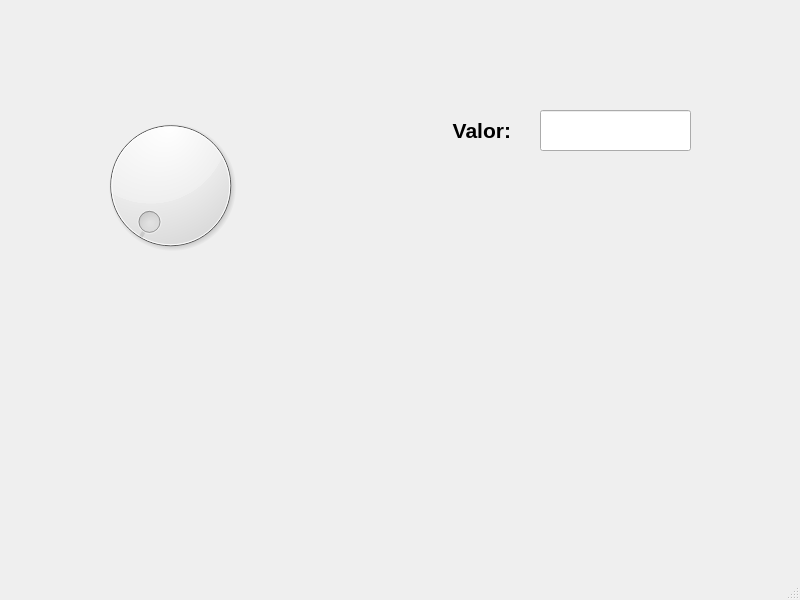
<?xml version="1.0" encoding="UTF-8"?>
<ui version="4.0">
 <class>MainWindow</class>
 <widget class="QMainWindow" name="MainWindow">
  <property name="geometry">
   <rect>
    <x>0</x>
    <y>0</y>
    <width>800</width>
    <height>600</height>
   </rect>
  </property>
  <property name="windowTitle">
   <string>MainWindow</string>
  </property>
  <widget class="QWidget" name="centralwidget">
   <widget class="QLabel" name="label">
    <property name="geometry">
     <rect>
      <x>30</x>
      <y>0</y>
      <width>751</width>
      <height>81</height>
     </rect>
    </property>
    <property name="text">
     <string/>
    </property>
    <property name="pixmap">
     <pixmap resource="recursos_proyecto.qrc">:/uat/fians</pixmap>
    </property>
    <property name="scaledContents">
     <bool>true</bool>
    </property>
   </widget>
   <widget class="QLabel" name="label_3">
    <property name="geometry">
     <rect>
      <x>660</x>
      <y>400</y>
      <width>131</width>
      <height>141</height>
     </rect>
    </property>
    <property name="text">
     <string/>
    </property>
    <property name="pixmap">
     <pixmap resource="recursos_proyecto.qrc">:/logo/equipo</pixmap>
    </property>
    <property name="scaledContents">
     <bool>true</bool>
    </property>
   </widget>
   <widget class="QDial" name="dial">
    <property name="geometry">
     <rect>
      <x>70</x>
      <y>110</y>
      <width>201</width>
      <height>151</height>
     </rect>
    </property>
   </widget>
   <widget class="QLabel" name="label_2">
    <property name="geometry">
     <rect>
      <x>360</x>
      <y>110</y>
      <width>151</width>
      <height>41</height>
     </rect>
    </property>
    <property name="font">
     <font>
      <pointsize>16</pointsize>
      <weight>75</weight>
      <bold>true</bold>
     </font>
    </property>
    <property name="text">
     <string>Valor:</string>
    </property>
    <property name="alignment">
     <set>Qt::AlignRight|Qt::AlignTrailing|Qt::AlignVCenter</set>
    </property>
   </widget>
   <widget class="QLineEdit" name="txt_valor">
    <property name="geometry">
     <rect>
      <x>540</x>
      <y>110</y>
      <width>151</width>
      <height>41</height>
     </rect>
    </property>
    <property name="font">
     <font>
      <pointsize>16</pointsize>
      <weight>75</weight>
      <bold>true</bold>
     </font>
    </property>
    <property name="alignment">
     <set>Qt::AlignCenter</set>
    </property>
   </widget>
   <widget class="QLabel" name="txt_img">
    <property name="geometry">
     <rect>
      <x>260</x>
      <y>190</y>
      <width>311</width>
      <height>251</height>
     </rect>
    </property>
    <property name="text">
     <string/>
    </property>
    <property name="pixmap">
     <pixmap resource="recursos_proyecto.qrc">:/imagenes/ocho</pixmap>
    </property>
    <property name="scaledContents">
     <bool>true</bool>
    </property>
   </widget>
  </widget>
  <widget class="QMenuBar" name="menubar">
   <property name="geometry">
    <rect>
     <x>0</x>
     <y>0</y>
     <width>800</width>
     <height>22</height>
    </rect>
   </property>
  </widget>
  <widget class="QStatusBar" name="statusbar"/>
 </widget>
 <resources>
  <include location="recursos_proyecto.qrc"/>
 </resources>
 <connections/>
</ui>
